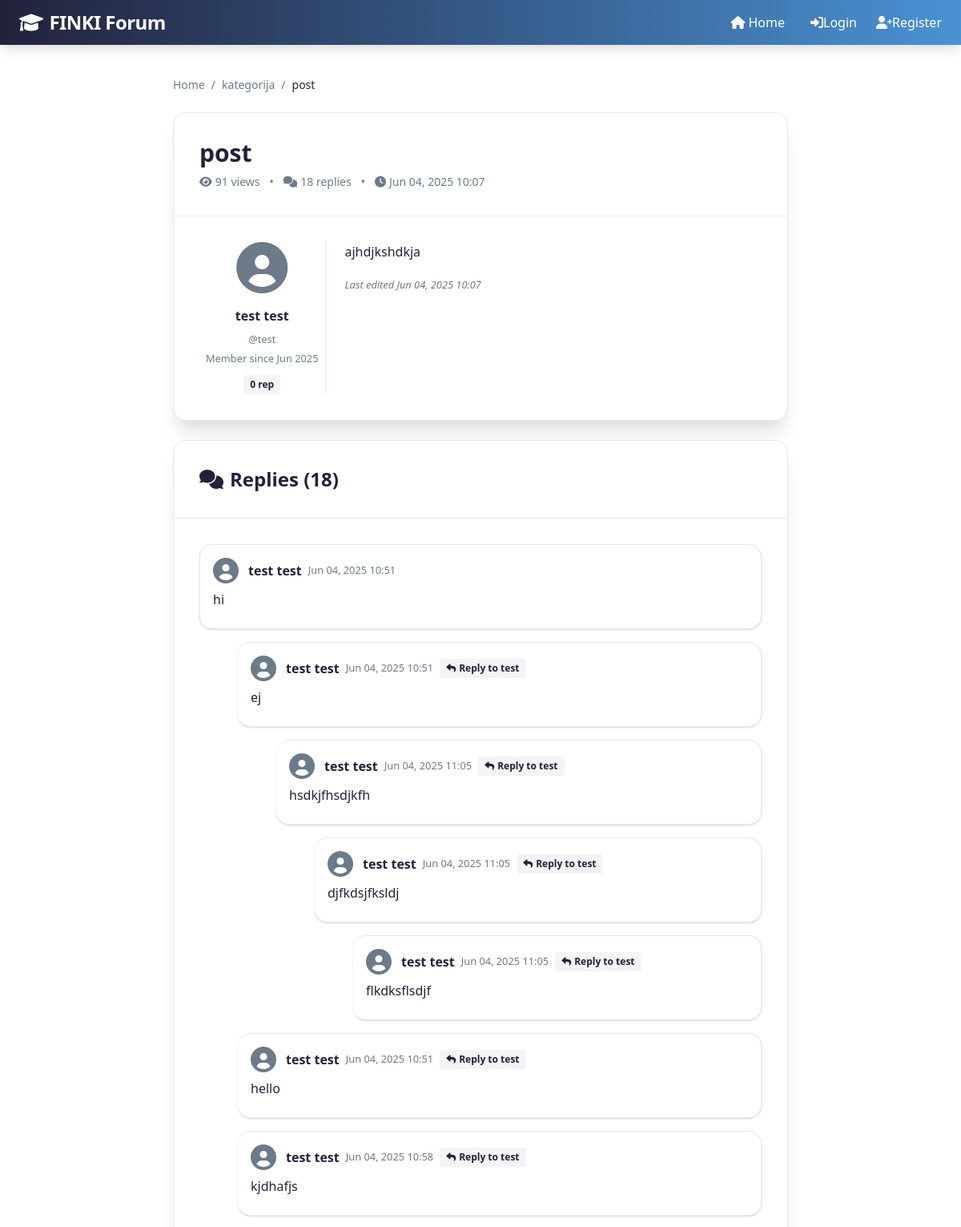
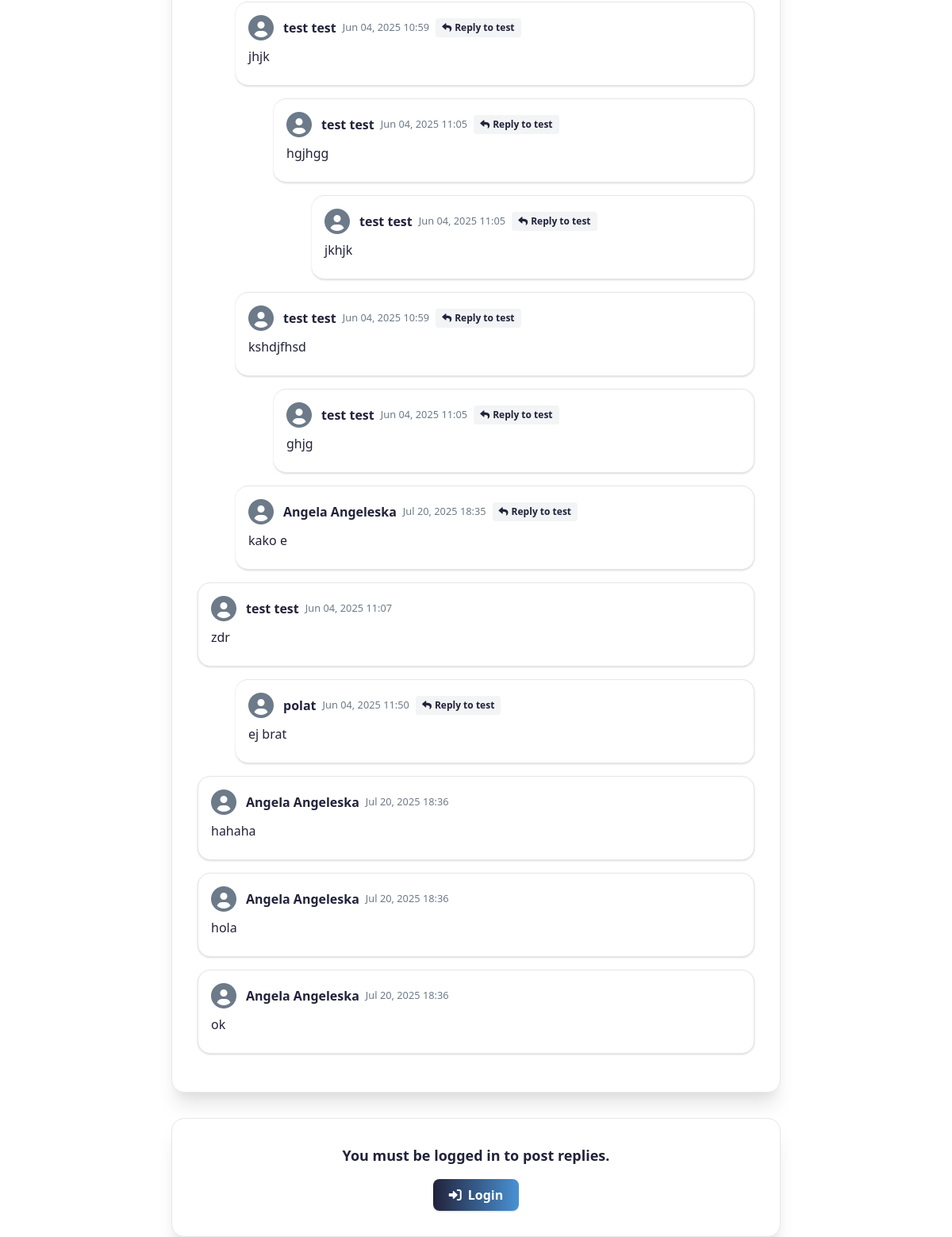
The app's page /post/1/ with its own data (2 pictures, top to bottom).
### forum/models.py (models this page shows, shortened)
class Post(models.Model):
    title = models.CharField(max_length=200)
    content = models.TextField()
    author = models.ForeignKey(User, on_delete=models.CASCADE, related_name='posts')
    category = models.ForeignKey(Category, on_delete=models.CASCADE, related_name='posts')
    created_date = models.DateTimeField(default=timezone.now)
    updated_date = models.DateTimeField(auto_now=True)
    views = models.IntegerField(default=0)
    is_pinned = models.BooleanField(default=False)
    is_closed = models.BooleanField(default=False)
    class Meta:
        ordering = ['-is_pinned', '-created_date']
    def get_reply_count(self):
        return self.replies.count()

class Category(models.Model):
    name = models.CharField(max_length=100)
    description = models.TextField()
    created_date = models.DateTimeField(default=timezone.now)
    class Meta:
        verbose_name_plural = "Categories"
        ordering = ['name']

class Reply(models.Model):
    post = models.ForeignKey(Post, on_delete=models.CASCADE, related_name='replies')
    author = models.ForeignKey(User, on_delete=models.CASCADE, related_name='replies')
    content = models.TextField()
    created_date = models.DateTimeField(default=timezone.now)
    updated_date = models.DateTimeField(auto_now=True)
    parent = models.ForeignKey('self', on_delete=models.CASCADE, null=True, blank=True, related_name='children')
    class Meta:
        ordering = ['created_date']

### accounts/models.py (models this page shows, shortened)
class Profile(models.Model):
    YEAR_CHOICES = [
        (1, 'First Year'),
        (2, 'Second Year'),
        (3, 'Third Year'),
        (4, 'Fourth Year'),
        (5, 'Fourth Year+'),
        (6, 'Graduate'),
        (7, 'Masters'),
    ]
    FACULTY_CHOICES = [
        ('KN', 'Computer Science'),
        ('SIIS', 'Software Engineering And Information Systems'),
        ('IMB', 'Internet, Networks and Security'),
        ('KI', 'Computer Engineering'),
        ('PIT', 'Appliance of Information Technology'),
        ('KE', 'Computer Education'),
        ('OTHER', 'Other'),
    ]
    user = models.OneToOneField(User, on_delete=models.CASCADE)
    avatar = models.ImageField(upload_to='avatars/', default='avatars/default.png', blank=True)
    bio = models.TextField(max_length=500, blank=True)
    year = models.IntegerField(choices=YEAR_CHOICES, default=1)
    faculty = models.CharField(max_length=10, choices=FACULTY_CHOICES, default='KN')
    student_id = models.CharField(max_length=20, blank=True)
    join_date = models.DateTimeField(auto_now_add=True)
    reputation = models.IntegerField(default=0)

### forum/views.py (the view, shortened to what this page needs)
# urls.py: path('post/<int:pk>/', views.post_detail, name='post_detail'),
def post_detail(request, pk):
    post = get_object_or_404(Post, pk=pk)
    post.views += 1
    post.save(update_fields=['views'])
    replies = Reply.objects.filter(post=post, parent=None).select_related('author').prefetch_related(
        'children__author',
        'children__children__author',
        'children__children__children__author'
    ).order_by('created_date')
    reply_form = ReplyForm()
    context = {
        'post': post,
        'replies': replies,
        'reply_form': reply_form,
    }
    return render(request, 'forum/post_detail.html', context)

### templates/forum/post_detail.html (shortened to what this page needs)
{% extends 'base.html' %}
{% block content %}
<div class="max-w-3xl mx-auto mt-10">
    <nav class="mb-6" aria-label="breadcrumb">
        <ol class="flex flex-wrap text-sm text-blue-400 gap-2">
            <li><a href="{% url 'forum:index' %}" class="hover:underline">Home</a></li>
            <li>/</li>
            <li><a href="{% url 'forum:category_posts' post.category.pk %}" class="hover:underline">{{ post.category.name }}</a></li>
            <li>/</li>
            <li class="truncate text-blue-900">{{ post.title|truncatechars:50 }}</li>
        </ol>
    </nav>
    <div class="bg-white rounded-2xl shadow-xl border border-blue-400/20 mb-6">
        <div class="flex flex-col md:flex-row md:items-center md:justify-between gap-4 p-8 border-b border-blue-400/10">
            <div>
                <h2 class="text-3xl font-extrabold text-blue-900 mb-2">{{ post.title }}</h2>
                <div class="text-blue-400 text-sm flex flex-wrap items-center gap-3">
                    <span><i class="fas fa-eye mr-1"></i>{{ post.views }} views</span>
                    <span>•</span>
                    <span><i class="fas fa-comments mr-1"></i>{{ post.get_reply_count }} replies</span>
                    <span>•</span>
                    <span><i class="fas fa-clock mr-1"></i>{{ post.created_date|date:"M d, Y H:i" }}</span>
                </div>
            </div>
        </div>
        <div class="p-8">
            <div class="grid grid-cols-12 gap-6">
                <div class="col-span-12 md:col-span-3 text-center border-r border-blue-100">
                    <div class="mb-4">
                        <i class="fas fa-user-circle fa-4x text-blue-400"></i>
                    </div>
                    <h6 class="mb-1">
                        <a href="{% url 'accounts:user_profile' post.author.username %}" class="text-blue-900 font-bold hover:underline">
                            {{ post.author.get_full_name|default:post.author.username }}
                        </a>
                    </h6>
                    <small class="text-blue-400">@{{ post.author.username }}</small><br>
                    <small class="text-blue-400">Member since {{ post.author.date_joined|date:"M Y" }}</small>
                    <div class="mt-2">
                        <span class="inline-flex items-center bg-blue-100 text-blue-800 text-xs font-semibold px-2 py-1 rounded">
                            {{ post.author.profile.reputation }} rep
                        </span>
                    </div>
                </div>
                <div class="col-span-12 md:col-span-9">
                    <div class="post-content mb-4 text-blue-900 text-base">
                        {{ post.content|linebreaks }}
                    </div>
                    {% if post.updated_date != post.created_date %}
                    <small class="text-blue-400">
                        <em>Last edited {{ post.updated_date|date:"M d, Y H:i" }}</em>
                    </small>
                    {% endif %}
                </div>
            </div>
        </div>
    </div>
    <div class="bg-white rounded-2xl shadow-xl border border-blue-400/20 mb-6">
        <div class="p-8 border-b border-blue-400/10">
            <h4 class="text-2xl font-bold text-blue-900 mb-0 flex items-center gap-2">
                <i class="fas fa-comments"></i>Replies ({{ post.get_reply_count }})
            </h4>
        </div>
        <div class="p-8" id="replies-container">
            {% for reply in replies %}
            {% include 'forum/reply_template.html' with reply=reply depth=0 %}
            {% empty %}
            <div class="text-center py-5">
                <i class="fas fa-comments fa-3x text-blue-400 mb-3"></i>
                <h5 class="text-blue-400">No replies yet</h5>
                <p class="text-blue-400">Be the first to respond!</p>
            </div>
            {% endfor %}
        </div>
    </div>
    {% if user.is_authenticated and not post.is_closed %}
    <div class="bg-white rounded-2xl shadow-xl border border-blue-400/20 mb-6">
        <div class="p-8 border-b border-blue-400/10">
            <h5 class="text-xl font-bold text-blue-900 mb-0 flex items-center gap-2">
                <i class="fas fa-reply"></i>Post a Reply
            </h5>
        </div>
        <div class="p-8">
            <form method="post" id="main-reply-form">
                {% csrf_token %}
                <div class="mb-4">
                    {{ reply_form.content }}
                </div>
                <button type="submit" class="inline-flex items-center px-6 py-2 bg-gradient-to-r from-blue-900 to-blue-400 text-white font-bold rounded-lg shadow hover:scale-105 transition">
                    <i class="fas fa-paper-plane mr-2"></i>Post Reply
                </button>
            </form>
        </div>
    </div>
    {% elif not user.is_authenticated %}
    <div class="bg-white rounded-2xl shadow-xl border border-blue-400/20 mt-8">
        <div class="p-8 text-center">
            <p class="mb-4 text-blue-900 text-lg font-semibold">You must be logged in to post replies.</p>
            <a href="{% url 'accounts:login' %}" class="inline-flex items-center px-5 py-2 bg-gradient-to-r from-blue-900 to-blue-400 text-white font-bold rounded-lg shadow hover:scale-105 transition">
                <i class="fas fa-sign-in-alt mr-2"></i>Login
            </a>
        </div>
    </div>
    {% endif %}
</div>
{% endblock %}

### templates/forum/reply_template.html (shortened to what this page needs)
<div class="reply-container {% if depth > 0 %}nested-reply nested-reply-{{ depth|add:0 }}{% endif %} mb-4" id="reply-{{ reply.id }}">
    <div class="reply-content-wrapper bg-white rounded-2xl shadow border border-blue-400/20 p-5">
        <div class="flex items-center gap-3 mb-2">
            <i class="fas fa-user-circle fa-2x text-blue-400"></i>
            <div class="flex-grow">
                <div class="flex flex-wrap items-center gap-2">
                    <strong>
                        <a href="{% url 'accounts:user_profile' reply.author.username %}" class="text-blue-900 hover:underline">
                            {{ reply.author.get_full_name|default:reply.author.username }}
                        </a>
                    </strong>
                    <small class="text-blue-400">{{ reply.created_date|date:"M d, Y H:i" }}</small>
                    {% if reply.parent %}
                    <span class="inline-flex items-center bg-blue-100 text-blue-800 text-xs font-semibold px-2 py-1 rounded">
                        <i class="fas fa-reply mr-1"></i>Reply to {{ reply.parent.author.username }}
                    </span>
                    {% endif %}
                </div>
            </div>
        </div>
        <div class="reply-content text-blue-900 text-base mb-2">
            {{ reply.content|linebreaks }}
        </div>
    </div>
    {% for child_reply in reply.children.all %}
        {% include 'forum/reply_template.html' with reply=child_reply depth=depth|add:1 %}
    {% endfor %}
</div>

### static/css/styles.css (style rules this page uses)
.nested-reply { border-left: 3px solid #dee2e6; margin-left: 1rem; padding-left: 1rem; margin-top: 1rem; }

### templates/forum/post_detail.html (style rules this page uses)
.reply-container { position: relative; margin-bottom: 1rem; }
.reply-content-wrapper { border: 1px solid #e5e7eb; border-radius: 1rem; background-color: #fff; padding: 1rem; transition: box-shadow 0.2s ease; }
.nested-reply-1, .nested-reply-2, .nested-reply-3, .nested-reply-4, .nested-reply-5 { margin-left: 2rem; border-left: none; padding-left: 1rem; }
.nested-reply-1 .reply-content-wrapper, .nested-reply-2 .reply-content-wrapper, .nested-reply-3 .reply-content-wrapper, .nested-reply-4 .reply-content-wrapper, .nested-reply-5 .reply-content-wrapper { background-color: #fff; border-left: none; }
.text-blue-900 { color: #22223b !important; }
.text-blue-400 { color: #6c7a89 !important; }
.bg-blue-100 { background-color: #f3f4f6 !important; color: #22223b !important; }
.border-blue-400\/20 { border-color: #e5e7eb !important; }
.bg-gradient-to-r.from-blue-900.to-blue-400 { background: linear-gradient(90deg, #22223b 0%, #4992d4 100%) !important; }

### records on screen
Post: category.name "kategorija", title "post", views "91", get_reply_count "18", created_date "Jun 04, 2025 10:07", author.get_full_name "test test", author.username "test", author.date_joined "Jun 2025", author.profile.reputation "0", content "ajhdjkshdkja", updated_date "Jun 04, 2025 10:07"
Reply: author.get_full_name "test test", created_date "Jun 04, 2025 10:51", content "hi"
Reply: author.get_full_name "test test", created_date "Jun 04, 2025 10:51", parent.author.username "test", content "ej"
Reply: author.get_full_name "test test", created_date "Jun 04, 2025 11:05", parent.author.username "test", content "hsdkjfhsdjkfh"
Reply: author.get_full_name "test test", created_date "Jun 04, 2025 11:05", parent.author.username "test", content "djfkdsjfksldj"
Reply: author.get_full_name "test test", created_date "Jun 04, 2025 11:05", parent.author.username "test", content "flkdksflsdjf"
Reply: author.get_full_name "test test", created_date "Jun 04, 2025 10:51", parent.author.username "test", content "hello"
Reply: author.get_full_name "test test", created_date "Jun 04, 2025 10:58", parent.author.username "test", content "kjdhafjs"
Reply: author.get_full_name "test test", created_date "Jun 04, 2025 10:59", parent.author.username "test", content "jhjk"
Reply: author.get_full_name "test test", created_date "Jun 04, 2025 11:05", parent.author.username "test", content "hgjhgg"
Reply: author.get_full_name "test test", created_date "Jun 04, 2025 11:05", parent.author.username "test", content "jkhjk"
Reply: author.get_full_name "test test", created_date "Jun 04, 2025 10:59", parent.author.username "test", content "kshdjfhsd"
Reply: author.get_full_name "test test", created_date "Jun 04, 2025 11:05", parent.author.username "test", content "ghjg"
Reply: author.get_full_name "Angela Angeleska", created_date "Jul 20, 2025 18:35", parent.author.username "test", content "kako e"
Reply: author.get_full_name "test test", created_date "Jun 04, 2025 11:07", content "zdr"
Reply: author.get_full_name "polat", created_date "Jun 04, 2025 11:50", parent.author.username "test", content "ej brat"
Reply: author.get_full_name "Angela Angeleska", created_date "Jul 20, 2025 18:36", content "hahaha"
Reply: author.get_full_name "Angela Angeleska", created_date "Jul 20, 2025 18:36", content "hola"
Reply: author.get_full_name "Angela Angeleska", created_date "Jul 20, 2025 18:36", content "ok"
